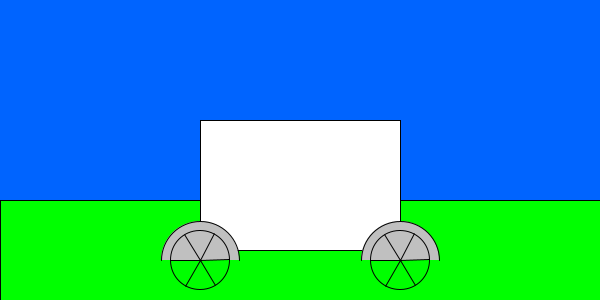
Frame 1 (no input)
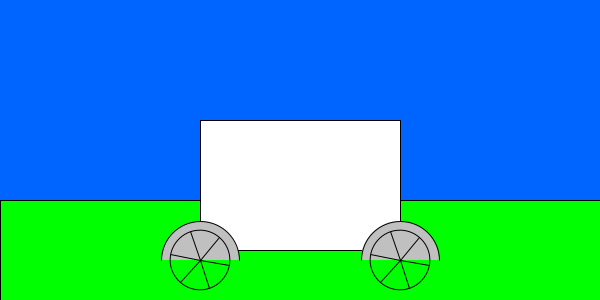
Frame 60 (the mouse pressed at the canvas centre just before this capture)
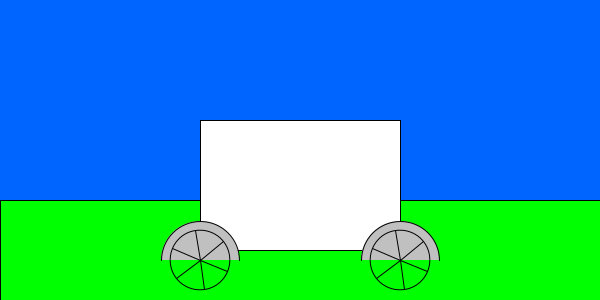
Frame 120 (the mouse held since frame 60 and released just before this capture)

The Processing sketch that drew these frames (run headless with seeded random() and noise(); from frame 60 on, the mouse is pressed at the canvas centre):

// Processing sketch: CBallenger_JKnowles_Unit_3
// ── CBallenger_JKnowles_Unit_3.pde
int wheelRadius = 30;
int carWheelBase;
float speedVelocity = 70;

void setup(){
  size(600,300); 
  carWheelBase = (width / 3);
  print(PI);
  print(PI/2);
}

void draw(){
  background(0,100,255);
  fill(0,255,0);
  rect(0,height/3*2,width,height);
  
  //Build Car
  
  //Body
  fill(255);
  rect(carWheelBase, height-wheelRadius-150, carWheelBase, height-wheelRadius-140 );
  
  // Fender
  fill(192,192,192);
  arc(carWheelBase, height-wheelRadius-10, wheelRadius*2*1.3,wheelRadius*2*1.3, PI, PI * 2);
  arc(carWheelBase*2, height-wheelRadius-10, wheelRadius*2*1.3,wheelRadius*2*1.3, PI, PI * 2);

  // Front Wheel
  pushMatrix();
    translate(carWheelBase, height-wheelRadius-10);
    rotate(-frameCount / speedVelocity);
    drawWheel(0,0,wheelRadius);
  popMatrix();
  
  // Backwheel
  pushMatrix();
    translate(carWheelBase*2, height-wheelRadius-10);
    rotate(-frameCount / speedVelocity);
    drawWheel(0,0,wheelRadius);
  popMatrix();
}

// ── Wheel.pde
void drawWheel(int x, int y, int radius){
  ellipseMode(CENTER);
  noFill();
  ellipse(x,y, radius*2, radius*2);
  star(0, 0, 0, wheelRadius, 6); 
}

void star(float x, float y, float radius1, float radius2, int npoints) {
  float angle = TWO_PI / npoints;
  float halfAngle = angle/2.0;
  beginShape();
  for (float a = 0; a < TWO_PI; a += angle) {
    float sx = x + cos(a) * radius2;
    float sy = y + sin(a) * radius2;
    vertex(sx, sy);
    sx = x + cos(a+halfAngle) * radius1;
    sy = y + sin(a+halfAngle) * radius1;
    vertex(sx, sy);
  }
  endShape(CLOSE);
}
